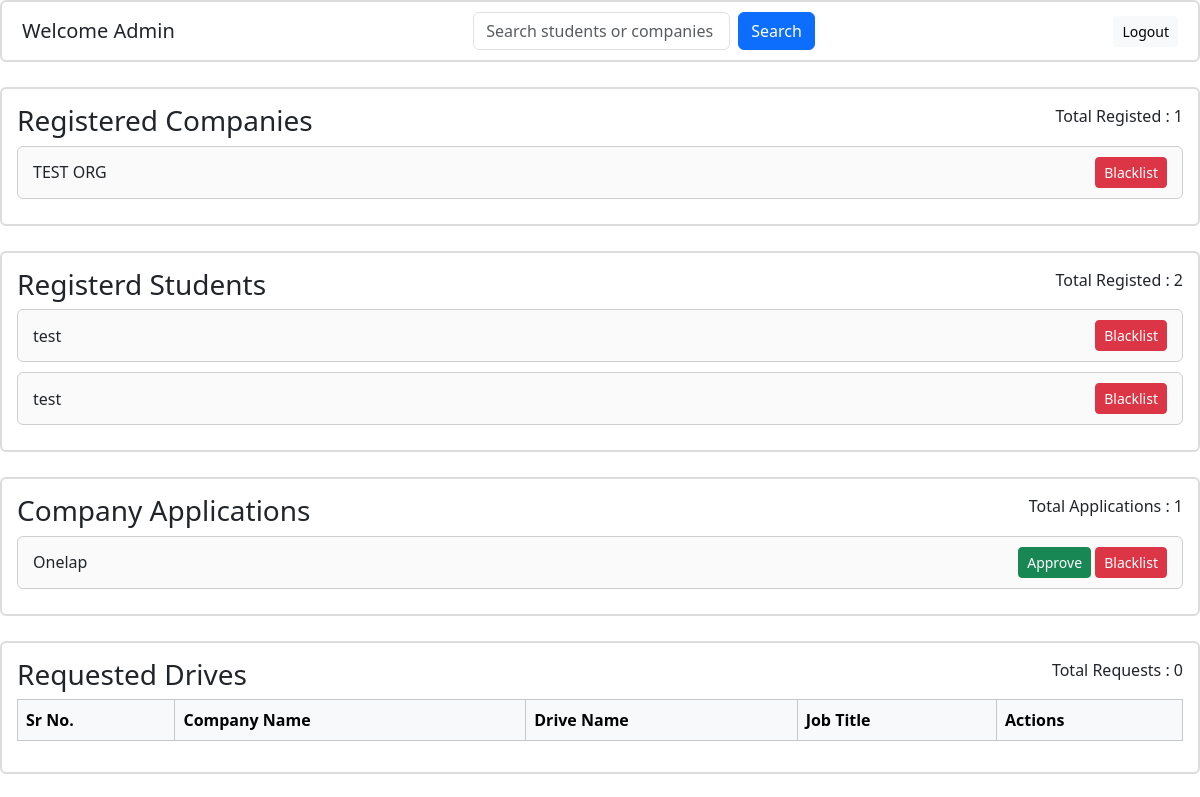
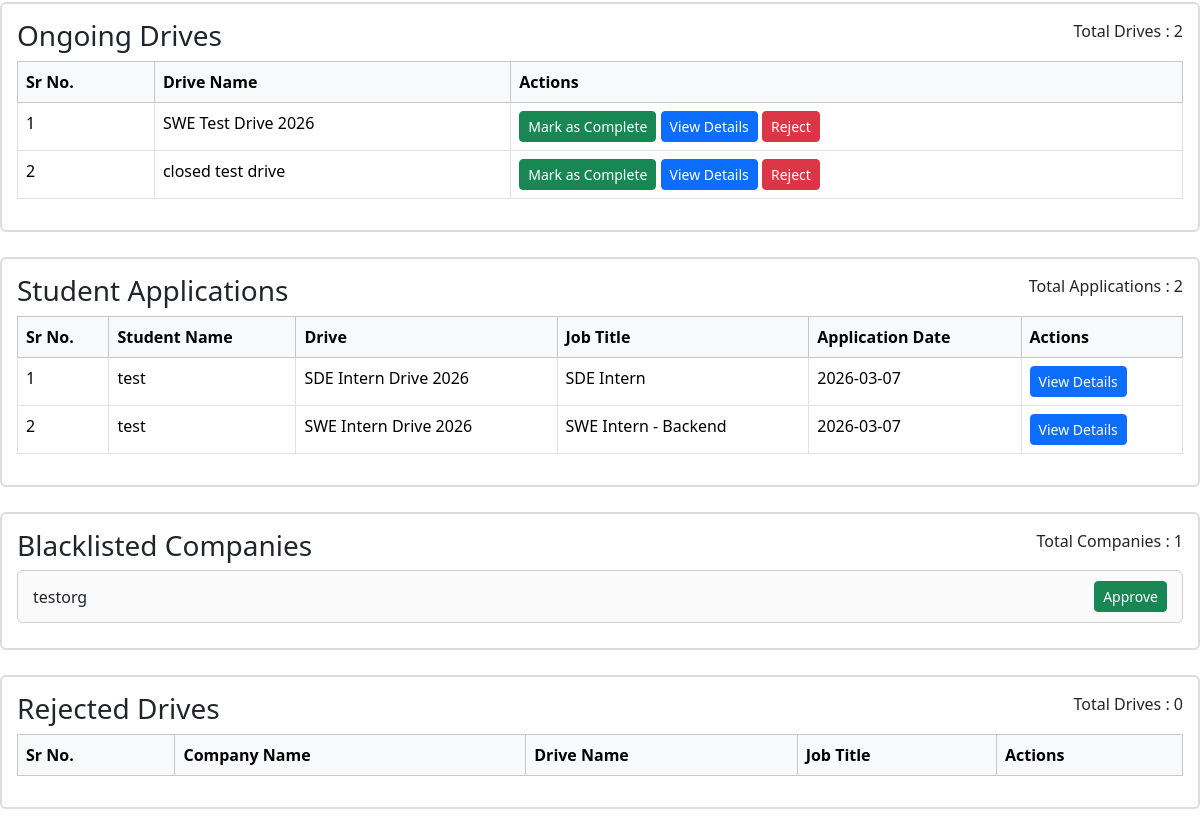
The app's page /admin/dashboard (signed in), older data (2 pictures, top to bottom).
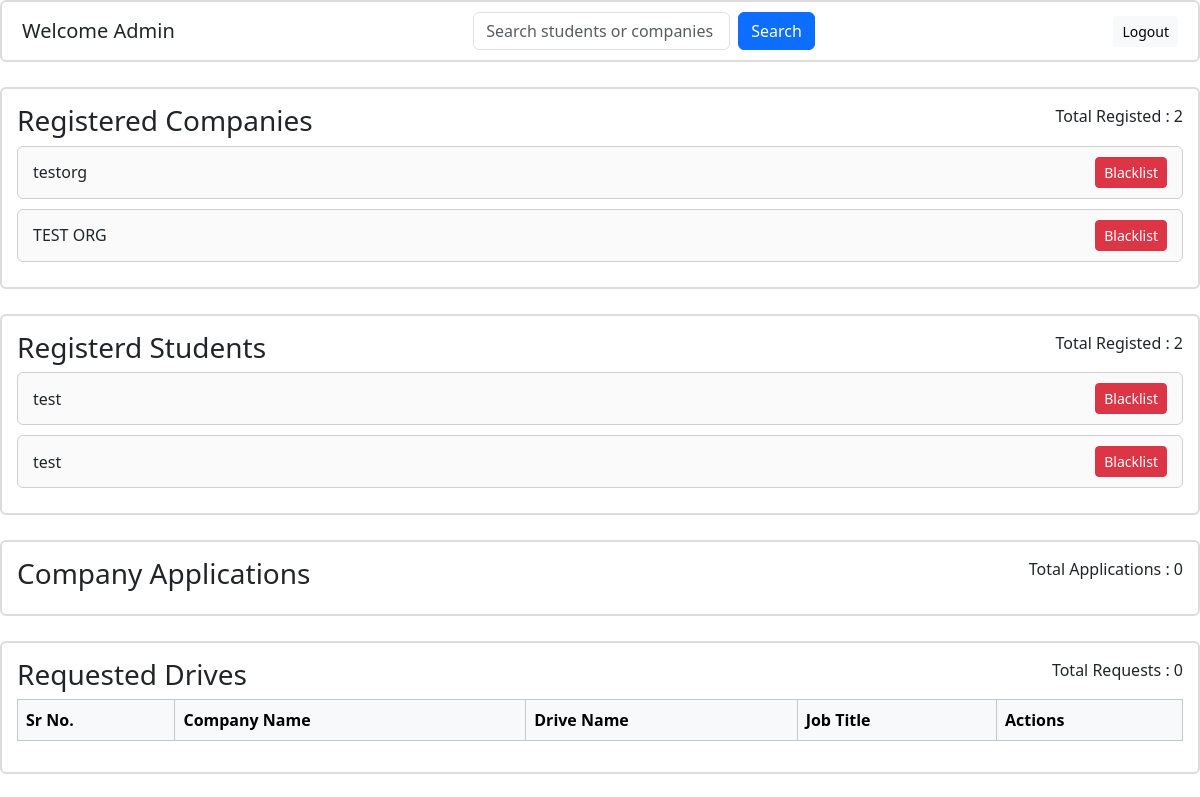
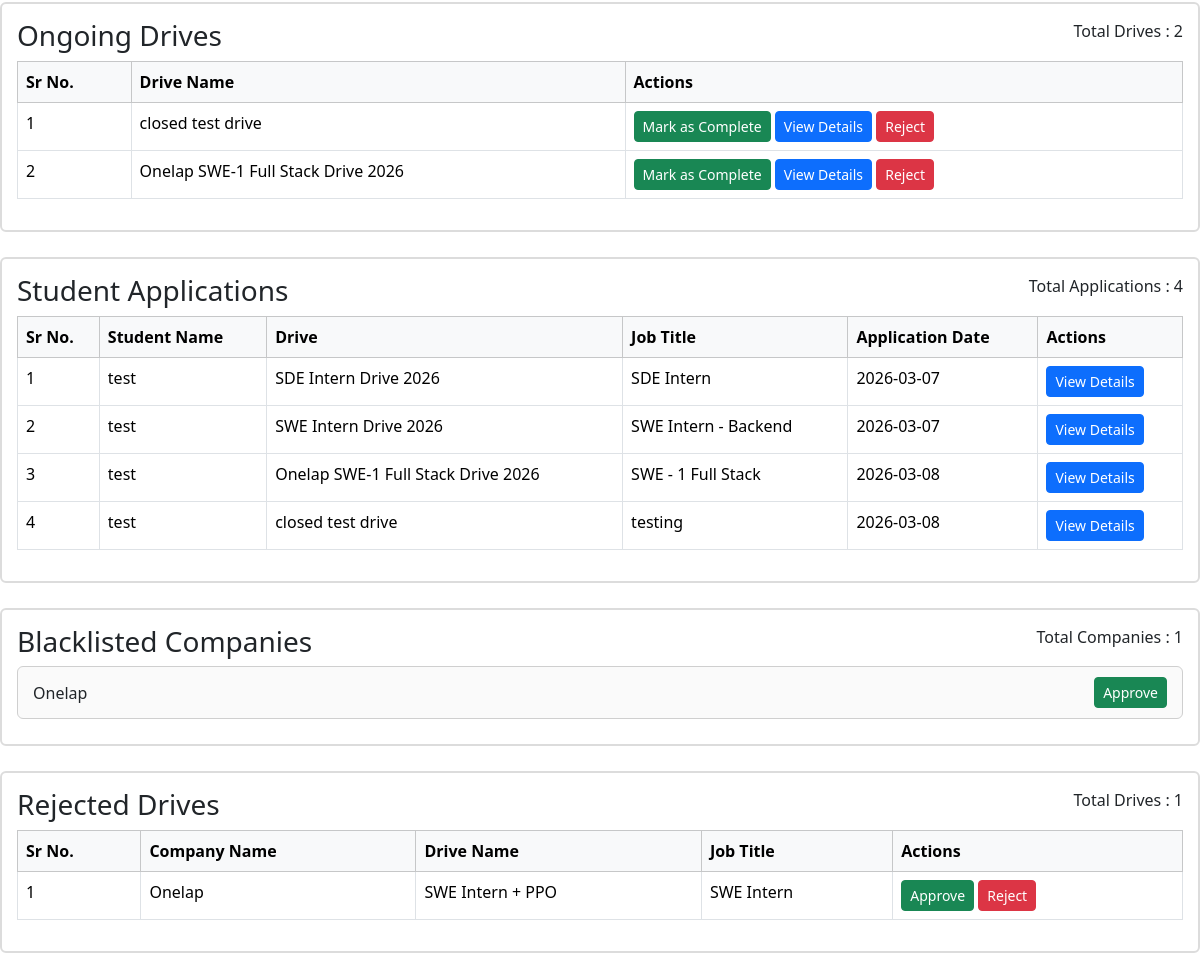
The same page, newer data (2 pictures, top to bottom).
### placementportalcode/models.py (models this page shows, shortened)
class Company(db.Model):
    __tablename__ = "company"
    company_id=db.Column(db.Integer,primary_key=True)
    company_name=db.Column(db.String(100),nullable=False)
    hr_contact=db.Column(db.String(100),nullable=False)
    company_website=db.Column(db.String(100),nullable=False)
    approval_status=db.Column(db.String(20),
                              default=CompanyEnumStatus.PENDING.value,
                              nullable=False
                              )
    user_id = db.Column(
        db.Integer,
        db.ForeignKey("user.id"),
        nullable=False,
        unique=True   # ensures one-to-one
    )
    drives=db.relationship(
        "PlacementDrive",
        back_populates='company',
        cascade="all, delete-orphan"
    )
    user = db.relationship("User", back_populates="company")

class User(db.Model):
    __tablename__ = "user"
    id=db.Column(db.Integer,primary_key=True)
    username=db.Column(db.String(100),nullable=False,unique=True)
    password_hash=db.Column(db.String(255),nullable=False)
    name=db.Column(db.String(100),nullable=False)
    dob=db.Column(db.Date)
    role=db.Column(db.String(20),default=RoleEnum.STUDENT.value,nullable=False)
    department=db.Column(db.String(100),nullable=True)
    resume_path = db.Column(db.String(255), nullable=True)  # new column
    eligible = db.Column(
        db.Boolean,
        nullable=True,
        default=True
    )
    applications=db.relationship(
        "Application",
        back_populates='student',
        cascade="all, delete-orphan"
    )
    company = db.relationship(
        "Company",
        back_populates="user",
        uselist=False,   # one-to-one
        cascade="all, delete-orphan"
    )

class PlacementDrive(db.Model):
    __tablename__ = "placement_drive"
    drive_id=db.Column(db.Integer,primary_key=True)
    drive_name = db.Column(db.String(100), nullable=False)
    company_id=db.Column(
        db.Integer,
        db.ForeignKey("company.company_id"),
        nullable=False,
    )
    job_title=db.Column(db.String(100),nullable=False)
    job_desc=db.Column(db.String(1000),nullable=False)
    eligibility_criteria=db.Column(db.String(500),nullable=False)
    status=db.Column(db.String(20)
                     ,default=DriveApprovalStatusEnum.PENDING.value
                     ,nullable=False)
    application_deadline=db.Column(db.DateTime,nullable=False)
    ctc = db.Column(
        db.String(50),
        nullable=False,
        default="Not Disclosed"
    )
    company=db.relationship(
        "Company",
        back_populates="drives"
    )
    applications=db.relationship(
        "Application",
        back_populates="drive",
        cascade="all, delete-orphan"
    )

class Application(db.Model):
    __tablename__ = "application"
    application_id=db.Column(db.Integer,primary_key=True)
    application_date=db.Column(db.Date,nullable=False,default=date.today)
    status=db.Column(db.String(20),default=ApplicationStatusEnum.APPLIED.value,nullable=False)
    student_id=db.Column(
        db.Integer,
        db.ForeignKey("user.id"),
        nullable=False,
    )
    student=db.relationship(
        "User",
        back_populates="applications"
    )
    drive_id=db.Column(
        db.Integer,
        db.ForeignKey("placement_drive.drive_id"),
        nullable=False,
    )
    drive=db.relationship(
        "PlacementDrive",
        back_populates="applications"
    )
    __table_args__=(
        db.UniqueConstraint("student_id","drive_id",name="unique_student_drive"),
    )

### placementportalcode/admin/routes.py (the view)
@admin_bp.route("/dashboard",methods=[HTTPMethod.GET] )
def dashboard():
    user_id=session.get("user_id")
    if not user_id:
        return redirect(url_for("auth.login"))
    user=User.query.get(user_id)
    if not user:
        return redirect(url_for("auth.login"))
    if user.role!=RoleEnum.ADMIN.value:
        return redirect(url_for("auth.login"))
    now=datetime.now()
    company_applications=Company.query.filter_by(approval_status=CompanyEnumStatus.PENDING.value)
    registered_companies=Company.query.filter_by(approval_status=CompanyEnumStatus.APPROVED.value)
    blacklisted_companies=Company.query.filter_by(approval_status=CompanyEnumStatus.BLACKLISTED.value)
    registered_students=User.query.filter_by(role=RoleEnum.STUDENT.value )
    requested_drives=PlacementDrive.query.filter(PlacementDrive.status==DriveApprovalStatusEnum.PENDING.value)
    rejected_drives=PlacementDrive.query.filter(PlacementDrive.status==DriveApprovalStatusEnum.REJECT.value)
    ongoing_drives=PlacementDrive.query.filter(PlacementDrive.status=='approved',PlacementDrive.status==DriveApprovalStatusEnum.APPROVED.value)
    student_applications=Application.query.all()
    return render_template("admin/dashboard.html",company_applications=company_applications,registered_companies=registered_companies,registered_students=registered_students,ongoing_drives=ongoing_drives,requested_drives=requested_drives,student_applications=student_applications,blacklisted_companies=blacklisted_companies,rejected_drives=rejected_drives)

### placementportalcode/templates/admin/dashboard.html (shortened to what this page needs)
{% from "components/button.html" import action_button %}
{% from "components/post_button.html" import action_post_button %}
{% from "components/comman_table.html" import render_table %}
{% from "components/modal.html" import render_modal %}
{% extends 'base.html'%}
{% block extra_css %}
<link rel="stylesheet" href="{{ url_for('static', filename='css/admin.css') }}">
{%endblock%}
{% block content%}
<div class="header-bar d-flex justify-content-between align-items-center">
    <h5 class="mb-0">Welcome Admin</h5>
    <form method="GET" action="{{ url_for('admin.search') }}" class="d-flex gap-2">
        <input type="text" name="query" class="form-control" placeholder="Search students or companies">
        <button class="btn btn-primary">
            Search
        </button>
    </form>
    {{action_button(url_for("auth.logout"),"Logout","light")}}
</div>
<section class="section-box">
    <div class="d-flex justify-content-between">
        <h3>Registered Companies</h3>
        <div>Total Registed : {{registered_companies.count() }} </div>
    </div>
    {% for company in registered_companies %}
    <section class="list-item-box">
        <div>{{company.company_name}}</div>
        {{ action_post_button(
        url_for('admin.update_company_status', company_id=company.company_id),
        "Blacklist",
        "danger",
        name="action",
        value="blacklist"
        ) }}
    </section>
    {%endfor%}
</section>
<section class="section-box">
    <div class="d-flex justify-content-between">
        <h3>Registerd Students</h3>
        <div>Total Registed : {{registered_students.count() }} </div>
    </div>
    {% for student in registered_students %}
    <section class="list-item-box">
        <div>{{student.name}}</div>
        {% if student.eligible%}
        {{ action_post_button(
        url_for('admin.update_student_status', student_id=student.id),
        "Blacklist",
        "danger",
        name="action",
        value="blacklist"
        ) }}
        {%endif%}
    </section>
    {%endfor%}
</section>
<section class="section-box">
    <div class="d-flex justify-content-between">
        <h3>Company Applications</h3>
        <div>Total Applications : {{company_applications.count() }} </div>
    </div>
    {% for company in company_applications %}
    <section class="list-item-box">
        <div>{{company.company_name}}</div>
        <div>
            {{ action_post_button(
            url_for('admin.update_company_status', company_id=company.company_id),
            "Approve",
            "success",
            name="action",
            value="approve"
            ) }}
            {{ action_post_button(
            url_for('admin.update_company_status', company_id=company.company_id),
            "Blacklist",
            "danger",
            name="action",
            value="blacklist"
            ) }}
        </div>
    </section>
    {%endfor%}
</section>
<section class="section-box">
</section>
<section class="section-box">
    <div class="d-flex justify-content-between">
        <h3>Ongoing Drives</h3>
        <div>Total Drives : {{ongoing_drives.count()}}</div>
    </div>
    <table class="table table-bordered">
        <thead class="table-light">
            <tr>
                <th>Sr No.</th>
                <th>Drive Name</th>
                <th>Actions</th>
            </tr>
        </thead>
        <tbody>
            {% for drive in ongoing_drives %}
            <tr>
                <td>{{ loop.index }}</td>
                <td>{{drive.drive_name}}</td>
                <td>
                    {{ action_post_button(
                    url_for('admin.update_drive_status', drive_id=drive.drive_id),
                    "Mark as Complete",
                    "success",
                    name="action",
                    value="close"
                    ) }}
                    {{ action_button(
                    "#",
                    "View Details",
                    "primary",
                    toggle="modal",
                    target="#driveDetails" ~ drive.drive_id
                    ) }}
                    {{ action_post_button(
                    url_for('admin.update_drive_status', drive_id=drive.drive_id),
                    "Reject",
                    "danger",
                    name="action",
                    value="reject")}}
                </td>
            </tr>
            {% endfor %}
        </tbody>
    </table>
</section>
<section class="section-box">
    {% call render_table(["Sr No.","Student Name" ,"Drive","Job Title","Application Date", "Actions"],"Student
    Applications","Total Applications : " ~student_applications|length) %}
    {% for application in student_applications %}
    <tr>
        <td>{{ loop.index }}</td>
        <td>{{application.student.name}}</td>
        <td>{{application.drive.drive_name}}</td>
        <td>{{ application.drive.job_title }}</td>
        <td>{{application.application_date}}</td>
        <td>
            {{ action_button(
            "#",
            "View Details",
            "primary",
            toggle="modal",
            target="#studentApplication" ~ application.student.id
            ) }}
        </td>
    </tr>
    {% endfor %}
    {% endcall %}
</section>
<section class="section-box">
    <div class="d-flex justify-content-between">
        <h3>Blacklisted Companies</h3>
        <div>Total Companies : {{blacklisted_companies.count() }} </div>
    </div>
    {% for company in blacklisted_companies %}
    <section class="list-item-box">
        <div>{{company.company_name}}</div>
        {{ action_post_button(
        url_for('admin.update_company_status', company_id=company.company_id),
        "Approve",
        "success",
        name="action",
        value="approve"
        ) }}
    </section>
    {%endfor%}
</section>
<section class="section-box">
    {% call render_table(["Sr No.","Company Name" ,"Drive Name","Job Title", "Actions"],"Rejected Drives ","Total Drives
    : " ~rejected_drives.count()) %}
    {% for drive in rejected_drives %}
    <tr>
        <td>{{ loop.index }}</td>
        <td>{{drive.company.company_name}}</td>
        <td>{{drive.drive_name}}</td>
        <td>{{ drive.job_title }}</td>
        <td>
            {{ action_post_button(
            url_for('admin.update_drive_status', drive_id=drive.drive_id),
            "Approve",
            "success",
            name="action",
            value="approve")}}
            {{ action_post_button(
            url_for('admin.update_drive_status', drive_id=drive.drive_id),
            "Reject",
            "danger",
            name="action",
            value="reject")}}
        </td>
    </tr>
    {% endfor %}
    {% endcall %}
</section>
{%endblock%}

### placementportalcode/templates/components/button.html
{% macro action_button(url, text, color="primary",toggle=None,target=None,disabled=False) %}
<a href="{{ url }}"
   class="btn btn-sm custom-btn btn-{{ color }} {% if disabled %}disabled{% endif %}"
   {% if toggle %} data-bs-toggle="{{ toggle }}" {% endif %}
   {% if target %} data-bs-target="{{ target }}" {% endif %}>
    {{ text }}
</a>
{% endmacro %}

### placementportalcode/templates/components/post_button.html
{% macro action_post_button(url, text, color="primary", name=None, value=None) %}
<form method="POST" action="{{ url }}" class="d-inline">
    <button type="submit"
            class="btn btn-sm btn-{{ color }}"
            {% if name %} name="{{ name }}" {% endif %}
            {% if value %} value="{{ value }}" {% endif %}>
        {{ text }}
    </button>
</form>
{% endmacro %}

### placementportalcode/templates/components/comman_table.html
{% macro render_table( headers,title=None,sub_title=None    ) %}
<div>
    {% if title %}
        <div class="d-flex justify-content-between">
        <h3>{{title}}</h2>
        {% if sub_title %}
        <div>{{sub_title}}</div>
        {%endif%}
        </div>
    {% endif %}
    <table class="table table-bordered">
        <thead class="table-light">
            <tr>
                {% for header in headers %}
                    <th>{{ header }}</th>
                {% endfor %}
            </tr>
        </thead>
        <tbody>
            {{ caller() }}
        </tbody>
    </table>
</div>
{% endmacro %}

### placementportalcode/templates/base.html (shortened to what this page needs)
<!DOCTYPE html>
<html lang="en">
<head>
    <link rel="stylesheet" href="{{ url_for('static', filename='css/styles.css') }}">
    <link rel="stylesheet" href="{{ url_for('static', filename='css/components.css') }}">
    <link href="https://cdn.jsdelivr.net/npm/bootstrap@5.3.2/dist/css/bootstrap.min.css" rel="stylesheet">
    {% block extra_css %}
    {% endblock %}
</head>
<body>
    <section >
    {% block content %}{% endblock %}
    </section>
</body>
</html>

### placementportalcode/static/css/admin.css (style rules this page uses)
.section-box { background: #ffffff; border: 2px solid #dcdcdc; border-radius: 6px; padding: 15px; margin-bottom: 25px; }
.list-item-box { border: 1px solid #cfcfcf; border-radius: 6px; padding: 10px 15px; margin-bottom: 10px; display: flex; justify-content: space-between; align-items: center; background-color: #fafafa; }
.header-bar { background: #ffffff; border: 2px solid #dcdcdc; padding: 10px 20px; border-radius: 6px; margin-bottom: 25px; }

Row changes from the older to the newer data that the page shows:
no longer on this page (row edited): PlacementDrive: drive_name "SWE Test Drive 2026", text "Mark as Complete Reject", text "View Details", shown under "Ongoing Drives"
changed Company "testorg": moves from the list under "Blacklisted Companies" to the list under "Registered Companies"
added PlacementDrive: drive_name "Onelap SWE-1 Full Stack Drive 2026", text "Mark as Complete Reject", text "View Details", shown under "Ongoing Drives"
added Application: student.name "test", drive.drive_name "Onelap SWE-1 Full Stack Drive 2026", drive.job_title "SWE - 1 Full Stack", application_date "2026-03-08", text "View Details"
added Application: student.name "test", drive.drive_name "closed test drive", drive.job_title "testing", application_date "2026-03-08", text "View Details"
changed Company "Onelap": moves from the list under "Company Applications" to the list under "Blacklisted Companies"
added PlacementDrive: company.company_name "Onelap", drive_name "SWE Intern + PPO", job_title "SWE Intern", text "Approve Reject"
Text that changed along with them:
{{ registered_companies.count() }}: "1" → "2"
{{ company_applications.count() }}: "1" → "0"
{{ sub_title }}: "Total Requests : 0 Total Applications : 2 Total Drives : 0" → "Total Requests : 0 Total Applications : 4 Total Drives : 1"
